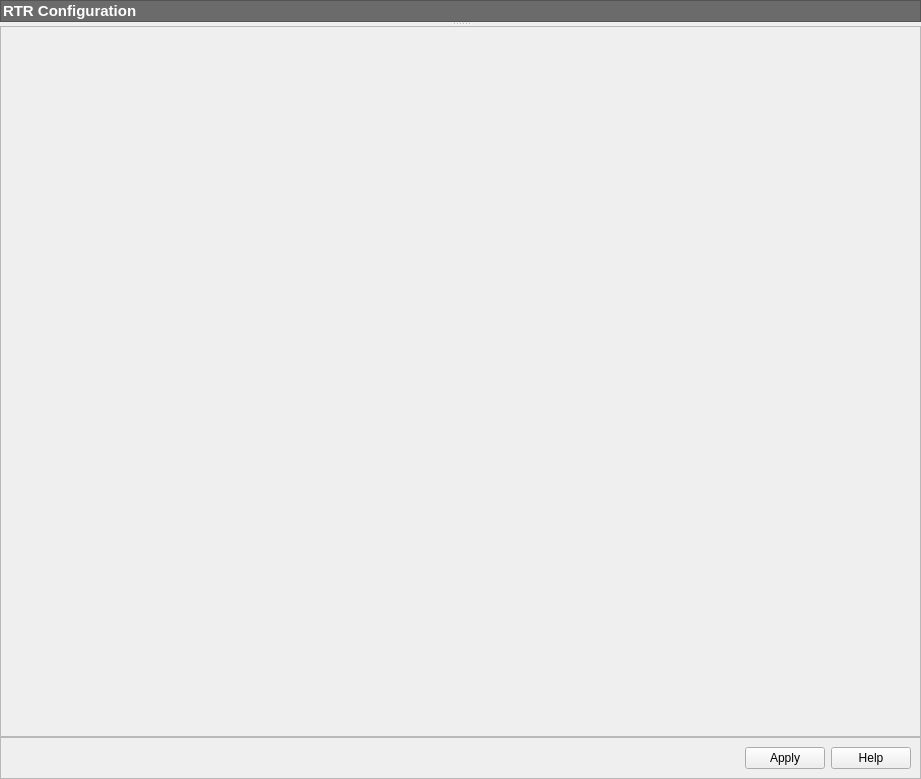
<?xml version="1.0" encoding="UTF-8"?>
<ui version="4.0">
 <class>WidgetRTRComCfg</class>
 <widget class="QWidget" name="WidgetRTRComCfg">
  <property name="geometry">
   <rect>
    <x>0</x>
    <y>0</y>
    <width>921</width>
    <height>779</height>
   </rect>
  </property>
  <property name="windowTitle">
   <string>Form</string>
  </property>
  <layout class="QVBoxLayout" name="verticalLayout_2">
   <property name="spacing">
    <number>0</number>
   </property>
   <property name="leftMargin">
    <number>0</number>
   </property>
   <property name="topMargin">
    <number>0</number>
   </property>
   <property name="rightMargin">
    <number>0</number>
   </property>
   <property name="bottomMargin">
    <number>0</number>
   </property>
   <item>
    <widget class="QFrame" name="titleframe">
     <property name="sizePolicy">
      <sizepolicy hsizetype="Preferred" vsizetype="Fixed">
       <horstretch>0</horstretch>
       <verstretch>0</verstretch>
      </sizepolicy>
     </property>
     <property name="font">
      <font>
       <family>Arial</family>
       <weight>50</weight>
       <bold>false</bold>
      </font>
     </property>
     <property name="styleSheet">
      <string notr="true">background-color: rgb(107, 107, 107);
color: rgb(255, 255, 255);</string>
     </property>
     <property name="frameShape">
      <enum>QFrame::StyledPanel</enum>
     </property>
     <property name="frameShadow">
      <enum>QFrame::Sunken</enum>
     </property>
     <layout class="QHBoxLayout" name="horizontalLayout">
      <property name="spacing">
       <number>0</number>
      </property>
      <property name="leftMargin">
       <number>2</number>
      </property>
      <property name="topMargin">
       <number>1</number>
      </property>
      <property name="rightMargin">
       <number>0</number>
      </property>
      <property name="bottomMargin">
       <number>1</number>
      </property>
      <item>
       <widget class="QLabel" name="label">
        <property name="font">
         <font>
          <family>Arial</family>
          <pointsize>11</pointsize>
          <weight>75</weight>
          <bold>true</bold>
         </font>
        </property>
        <property name="text">
         <string>RTR Configuration</string>
        </property>
       </widget>
      </item>
     </layout>
    </widget>
   </item>
   <item>
    <widget class="QSplitter" name="splitter">
     <property name="orientation">
      <enum>Qt::Vertical</enum>
     </property>
     <property name="childrenCollapsible">
      <bool>false</bool>
     </property>
     <widget class="QWidget" name="verticalLayoutWidget">
      <layout class="QVBoxLayout" name="propertytreeLayout"/>
     </widget>
     <widget class="QWidget" name="layoutWidget">
      <layout class="QVBoxLayout" name="verticalLayout">
       <property name="spacing">
        <number>0</number>
       </property>
       <item>
        <widget class="QFrame" name="infodisplayframe">
         <property name="sizePolicy">
          <sizepolicy hsizetype="Preferred" vsizetype="Preferred">
           <horstretch>0</horstretch>
           <verstretch>0</verstretch>
          </sizepolicy>
         </property>
         <property name="minimumSize">
          <size>
           <width>0</width>
           <height>60</height>
          </size>
         </property>
         <property name="frameShape">
          <enum>QFrame::StyledPanel</enum>
         </property>
         <property name="frameShadow">
          <enum>QFrame::Plain</enum>
         </property>
        </widget>
       </item>
       <item>
        <widget class="QFrame" name="buttonframe">
         <property name="sizePolicy">
          <sizepolicy hsizetype="Preferred" vsizetype="Fixed">
           <horstretch>0</horstretch>
           <verstretch>0</verstretch>
          </sizepolicy>
         </property>
         <property name="frameShape">
          <enum>QFrame::StyledPanel</enum>
         </property>
         <property name="frameShadow">
          <enum>QFrame::Raised</enum>
         </property>
         <layout class="QHBoxLayout" name="horizontalLayout_2">
          <item>
           <spacer name="horizontalSpacer">
            <property name="orientation">
             <enum>Qt::Horizontal</enum>
            </property>
            <property name="sizeHint" stdset="0">
             <size>
              <width>603</width>
              <height>20</height>
             </size>
            </property>
           </spacer>
          </item>
          <item>
           <widget class="QPushButton" name="applyButton">
            <property name="text">
             <string>Apply</string>
            </property>
           </widget>
          </item>
          <item>
           <widget class="QPushButton" name="helpButton">
            <property name="text">
             <string>Help</string>
            </property>
           </widget>
          </item>
         </layout>
        </widget>
       </item>
      </layout>
     </widget>
    </widget>
   </item>
  </layout>
 </widget>
 <resources/>
 <connections/>
</ui>
